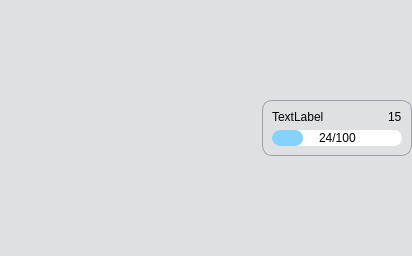
<?xml version="1.0" encoding="UTF-8"?>
<ui version="4.0">
 <class>Game</class>
 <widget class="QWidget" name="Game">
  <property name="geometry">
   <rect>
    <x>0</x>
    <y>0</y>
    <width>412</width>
    <height>256</height>
   </rect>
  </property>
  <property name="windowTitle">
   <string>Form</string>
  </property>
  <property name="styleSheet">
   <string notr="true">#Game {
	background-color: #DFE0E2;
}

#frame_selection {
	background-color: #DFE0E2;
	border: 1px solid #9EA1A9;
	border-radius: 10px;
}

QProgressBar {
	text-align: center;
	background-color: white;
	border-radius: 8px;
}
QProgressBar::chunk {
	background-color: #85D2FF;
	border-radius: 8px;
}
</string>
  </property>
  <layout class="QGridLayout" name="gridLayout_3" columnstretch="1,0">
   <property name="leftMargin">
    <number>0</number>
   </property>
   <property name="topMargin">
    <number>0</number>
   </property>
   <property name="rightMargin">
    <number>0</number>
   </property>
   <property name="bottomMargin">
    <number>0</number>
   </property>
   <property name="verticalSpacing">
    <number>0</number>
   </property>
   <item row="1" column="1">
    <widget class="QFrame" name="frame_selection">
     <property name="minimumSize">
      <size>
       <width>150</width>
       <height>0</height>
      </size>
     </property>
     <property name="frameShape">
      <enum>QFrame::StyledPanel</enum>
     </property>
     <property name="frameShadow">
      <enum>QFrame::Raised</enum>
     </property>
     <layout class="QGridLayout" name="gridLayout_2" columnstretch="1,0,0">
      <item row="2" column="1">
       <widget class="QLabel" name="icon_attack">
        <property name="maximumSize">
         <size>
          <width>16</width>
          <height>16</height>
         </size>
        </property>
        <property name="text">
         <string/>
        </property>
        <property name="pixmap">
         <pixmap resource="../../gui/resources.qrc">:/icons/kick.png</pixmap>
        </property>
        <property name="scaledContents">
         <bool>true</bool>
        </property>
       </widget>
      </item>
      <item row="2" column="2">
       <widget class="QLabel" name="label_attack">
        <property name="maximumSize">
         <size>
          <width>16777215</width>
          <height>16</height>
         </size>
        </property>
        <property name="text">
         <string>15</string>
        </property>
       </widget>
      </item>
      <item row="3" column="0" colspan="3">
       <widget class="QProgressBar" name="progress_health">
        <property name="sizePolicy">
         <sizepolicy hsizetype="Preferred" vsizetype="Fixed">
          <horstretch>0</horstretch>
          <verstretch>0</verstretch>
         </sizepolicy>
        </property>
        <property name="maximumSize">
         <size>
          <width>16777215</width>
          <height>16</height>
         </size>
        </property>
        <property name="toolTip">
         <string>Health</string>
        </property>
        <property name="value">
         <number>24</number>
        </property>
        <property name="textVisible">
         <bool>true</bool>
        </property>
        <property name="invertedAppearance">
         <bool>false</bool>
        </property>
        <property name="format">
         <string>%v/%m</string>
        </property>
       </widget>
      </item>
      <item row="2" column="0">
       <widget class="QLabel" name="label_selection_name">
        <property name="maximumSize">
         <size>
          <width>16777215</width>
          <height>16</height>
         </size>
        </property>
        <property name="text">
         <string>TextLabel</string>
        </property>
       </widget>
      </item>
     </layout>
    </widget>
   </item>
   <item row="2" column="1">
    <spacer name="verticalSpacer">
     <property name="orientation">
      <enum>Qt::Vertical</enum>
     </property>
     <property name="sizeHint" stdset="0">
      <size>
       <width>20</width>
       <height>40</height>
      </size>
     </property>
    </spacer>
   </item>
   <item row="0" column="1">
    <spacer name="verticalSpacer_2">
     <property name="orientation">
      <enum>Qt::Vertical</enum>
     </property>
     <property name="sizeHint" stdset="0">
      <size>
       <width>20</width>
       <height>40</height>
      </size>
     </property>
    </spacer>
   </item>
   <item row="0" column="0" rowspan="3">
    <widget class="QFrame" name="frame_renderer_outside">
     <layout class="QGridLayout" name="gridLayout">
      <property name="leftMargin">
       <number>0</number>
      </property>
      <property name="topMargin">
       <number>0</number>
      </property>
      <property name="rightMargin">
       <number>0</number>
      </property>
      <property name="bottomMargin">
       <number>0</number>
      </property>
      <property name="spacing">
       <number>0</number>
      </property>
      <item row="0" column="0">
       <widget class="QFrame" name="frame_renderer">
        <property name="maximumSize">
         <size>
          <width>256</width>
          <height>256</height>
         </size>
        </property>
        <property name="frameShape">
         <enum>QFrame::NoFrame</enum>
        </property>
        <property name="frameShadow">
         <enum>QFrame::Plain</enum>
        </property>
        <property name="lineWidth">
         <number>0</number>
        </property>
        <layout class="QVBoxLayout" name="layout_renderer">
         <property name="spacing">
          <number>0</number>
         </property>
         <property name="leftMargin">
          <number>0</number>
         </property>
         <property name="topMargin">
          <number>0</number>
         </property>
         <property name="rightMargin">
          <number>0</number>
         </property>
         <property name="bottomMargin">
          <number>0</number>
         </property>
        </layout>
       </widget>
      </item>
     </layout>
    </widget>
   </item>
  </layout>
 </widget>
 <resources>
  <include location="../../gui/resources.qrc"/>
 </resources>
 <connections/>
</ui>
